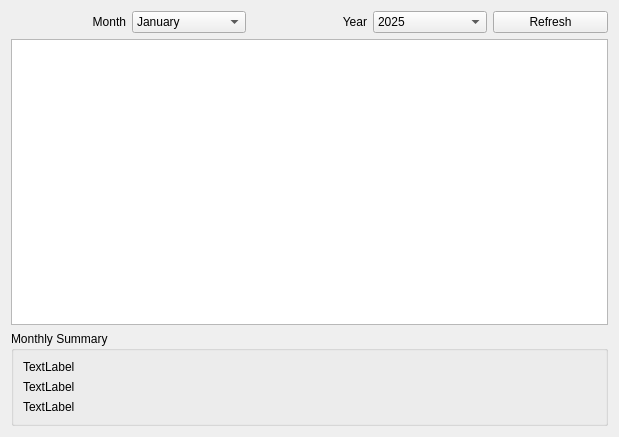
<?xml version="1.0" encoding="UTF-8"?>
<ui version="4.0">
 <class>ViewUsersWidget</class>
 <widget class="QWidget" name="ViewUsersWidget">
  <property name="geometry">
   <rect>
    <x>0</x>
    <y>0</y>
    <width>619</width>
    <height>437</height>
   </rect>
  </property>
  <property name="windowTitle">
   <string>Form</string>
  </property>
  <layout class="QVBoxLayout" name="verticalLayout_2">
   <item>
    <layout class="QHBoxLayout" name="horizontalLayout">
     <item>
      <widget class="QLabel" name="label">
       <property name="text">
        <string>Month</string>
       </property>
       <property name="alignment">
        <set>Qt::AlignmentFlag::AlignRight|Qt::AlignmentFlag::AlignTrailing|Qt::AlignmentFlag::AlignVCenter</set>
       </property>
      </widget>
     </item>
     <item>
      <widget class="QComboBox" name="monthComboBox">
       <item>
        <property name="text">
         <string>January</string>
        </property>
       </item>
       <item>
        <property name="text">
         <string>February</string>
        </property>
       </item>
       <item>
        <property name="text">
         <string>March</string>
        </property>
       </item>
       <item>
        <property name="text">
         <string>April</string>
        </property>
       </item>
       <item>
        <property name="text">
         <string>May</string>
        </property>
       </item>
       <item>
        <property name="text">
         <string>June</string>
        </property>
       </item>
       <item>
        <property name="text">
         <string>July</string>
        </property>
       </item>
       <item>
        <property name="text">
         <string>August</string>
        </property>
       </item>
       <item>
        <property name="text">
         <string>September</string>
        </property>
       </item>
       <item>
        <property name="text">
         <string>October</string>
        </property>
       </item>
       <item>
        <property name="text">
         <string>November</string>
        </property>
       </item>
       <item>
        <property name="text">
         <string>December</string>
        </property>
       </item>
      </widget>
     </item>
     <item>
      <widget class="QLabel" name="label_2">
       <property name="text">
        <string>Year</string>
       </property>
       <property name="alignment">
        <set>Qt::AlignmentFlag::AlignRight|Qt::AlignmentFlag::AlignTrailing|Qt::AlignmentFlag::AlignVCenter</set>
       </property>
       <property name="wordWrap">
        <bool>false</bool>
       </property>
      </widget>
     </item>
     <item>
      <widget class="QComboBox" name="yearComboBox">
       <item>
        <property name="text">
         <string>2025</string>
        </property>
       </item>
       <item>
        <property name="text">
         <string>2026</string>
        </property>
       </item>
      </widget>
     </item>
     <item>
      <widget class="QPushButton" name="refreshButton">
       <property name="text">
        <string>Refresh</string>
       </property>
      </widget>
     </item>
    </layout>
   </item>
   <item>
    <widget class="QTableWidget" name="usersTableWidget">
     <property name="selectionBehavior">
      <enum>QAbstractItemView::SelectionBehavior::SelectRows</enum>
     </property>
     <property name="sortingEnabled">
      <bool>true</bool>
     </property>
    </widget>
   </item>
   <item>
    <widget class="QGroupBox" name="groupBox">
     <property name="title">
      <string>Monthly Summary</string>
     </property>
     <layout class="QVBoxLayout" name="verticalLayout">
      <item>
       <widget class="QLabel" name="totalBaseSalaryLabel">
        <property name="text">
         <string>TextLabel</string>
        </property>
       </widget>
      </item>
      <item>
       <widget class="QLabel" name="totalPaidLabel">
        <property name="text">
         <string>TextLabel</string>
        </property>
       </widget>
      </item>
      <item>
       <widget class="QLabel" name="totalPendingLabel">
        <property name="text">
         <string>TextLabel</string>
        </property>
       </widget>
      </item>
     </layout>
    </widget>
   </item>
  </layout>
 </widget>
 <resources/>
 <connections/>
</ui>
